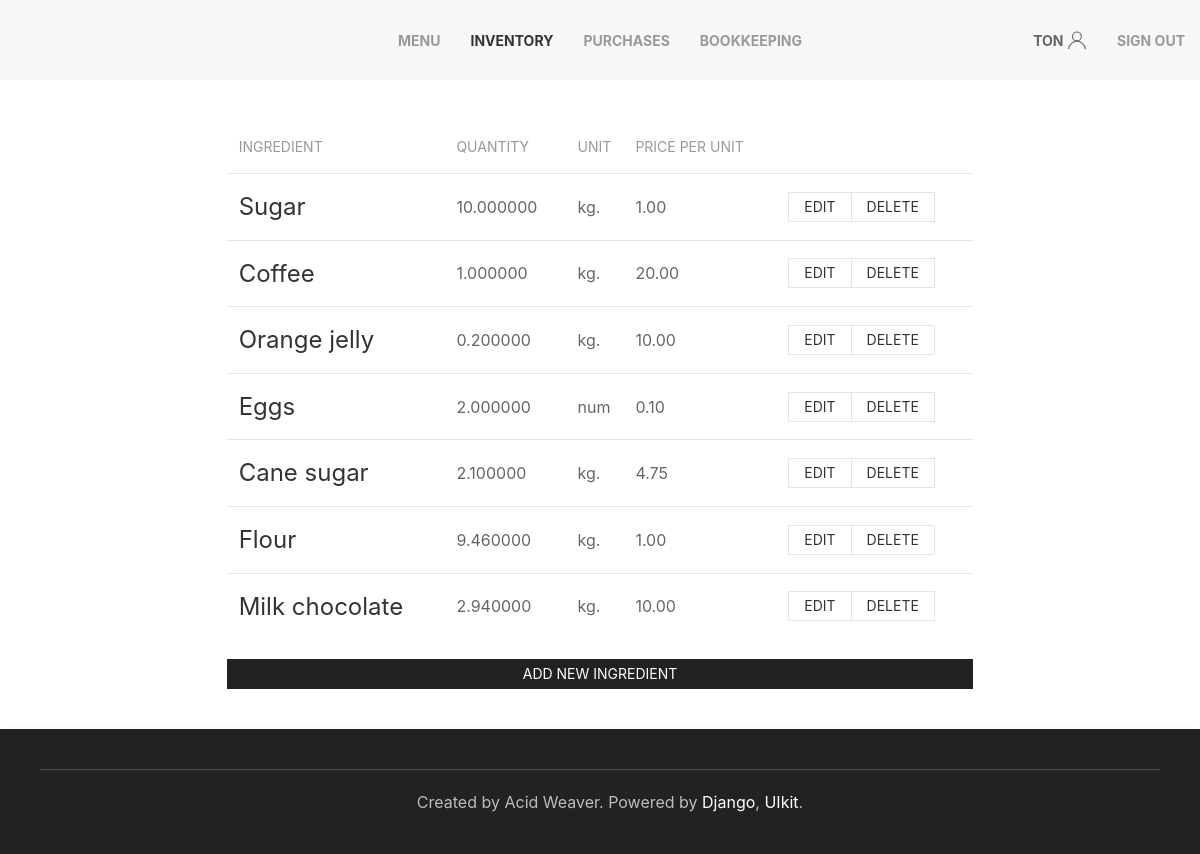
/inventory (signed in), run on an earlier commit of the app's database.
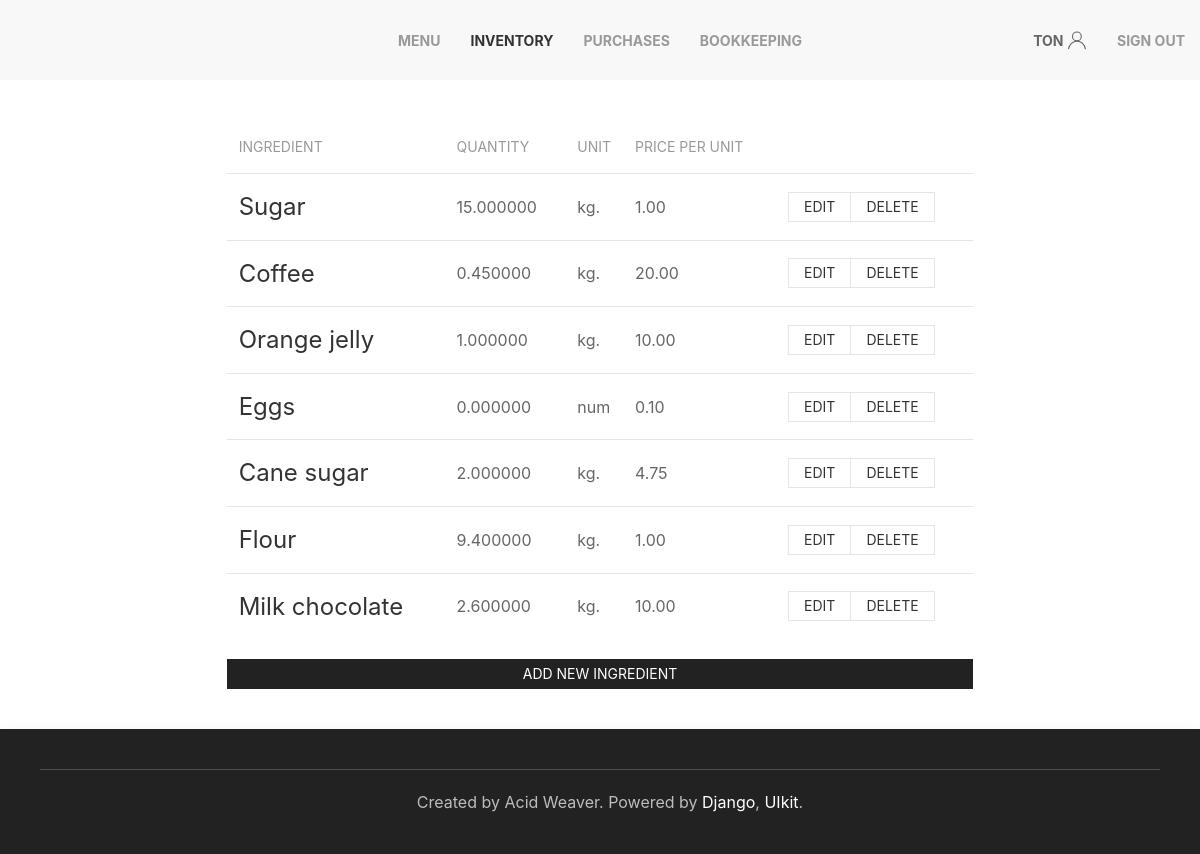
And on a later commit of the database.
### inventory/models.py (models this page shows, shortened)
class Ingredient(models.Model):
	title = models.CharField(max_length=63, unique=True)
	quantity = models.DecimalField(max_digits=12, decimal_places=6, default=0)
	class PossibleUnits(models.TextChoices):
		GRAM = 'g.', _('grams')
		KILO = 'kg.', _('kilos')
		LITER = 'L.', _('liters')
		MLITER = 'ml.', _('milliliters')
		AMOUNT = 'num', _('amount')
	unit = models.CharField(max_length=3, choices=PossibleUnits.choices, default=PossibleUnits.AMOUNT)
	price = models.DecimalField(max_digits=5, decimal_places=2, default=0)

### inventory/views.py (the view)
# urls.py: path('inventory', WarehouseView.as_view(), name='inventory'),
class WarehouseView(LoginRequiredMixin, DataMixin, ListView):
	model = Ingredient
	template_name = 'inventory/inventory.html'
	def get_context_data(self, **kwargs):
		context = super().get_context_data(**kwargs)
		mixin_context = self.get_user_context(title='Inventory', select=1)
		return dict(list(context.items()) + list(mixin_context.items()))

### inventory/utils.py (called while the page is built)
	def get_user_context(self, **kwargs):
		context = kwargs
		if 'select' in context:
			context['select'] = navigation[context['select']]
		context['nav_menu'] = navigation
		return context

### inventory/templates/inventory/inventory.html (shortened to what this page needs)
{% extends 'inventory/base.html' %}
{% block content %}
<div class="uk-grid-match uk-margin-remove-left" uk-grid>
	<div class="uk-width-expand uk-padding-remove">
		<table class="uk-table uk-table-middle uk-table-divider">
			<thead>
				<tr>
					<th>Ingredient</th>
					<th>Quantity</th>
					<th class="uk-table-shrink">Unit</th>
					<th>Price per unit</th>
					<th></th>
				</tr>
			</thead>
			<tbody>
				{% for ingredient in object_list %}
				<tr>
					<td><h3>{{ ingredient.title }}</h3></td>
					<td>{{ ingredient.quantity }}</td>
					<td class="uk-table-shrink">{{ ingredient.unit }}</td>
					<td>{{ ingredient.price }}</td>
					<td>
						<div class="uk-button-group">
							<a class="uk-button uk-button-default uk-button-small" href="{% url 'update_ingredient' ingredient.pk %}">Edit</a>
							<a class="uk-button uk-button-default uk-button-small" href="{% url 'delete_ingredient' ingredient.pk %}">Delete</a>
						</div>
					</td>
				</tr>
				{% endfor %}
			</tbody>
		</table>
		<a class="uk-button uk-button-secondary uk-button-small" href="{% url 'create_ingredient' %}">Add new ingredient</a>
	</div>
</div>
{% endblock %}

What changed in the data, as far as the page shows it:
changed Ingredient "Sugar": quantity "10.000000" → "15.000000"
changed Ingredient "Coffee": quantity "1.000000" → "0.450000"
changed Ingredient "Orange jelly": quantity "0.200000" → "1.000000"
changed Ingredient "Eggs": quantity "2.000000" → "0.000000"
changed Ingredient "Cane sugar": quantity "2.100000" → "2.000000"
changed Ingredient "Flour": quantity "9.460000" → "9.400000"
changed Ingredient "Milk chocolate": quantity "2.940000" → "2.600000"
